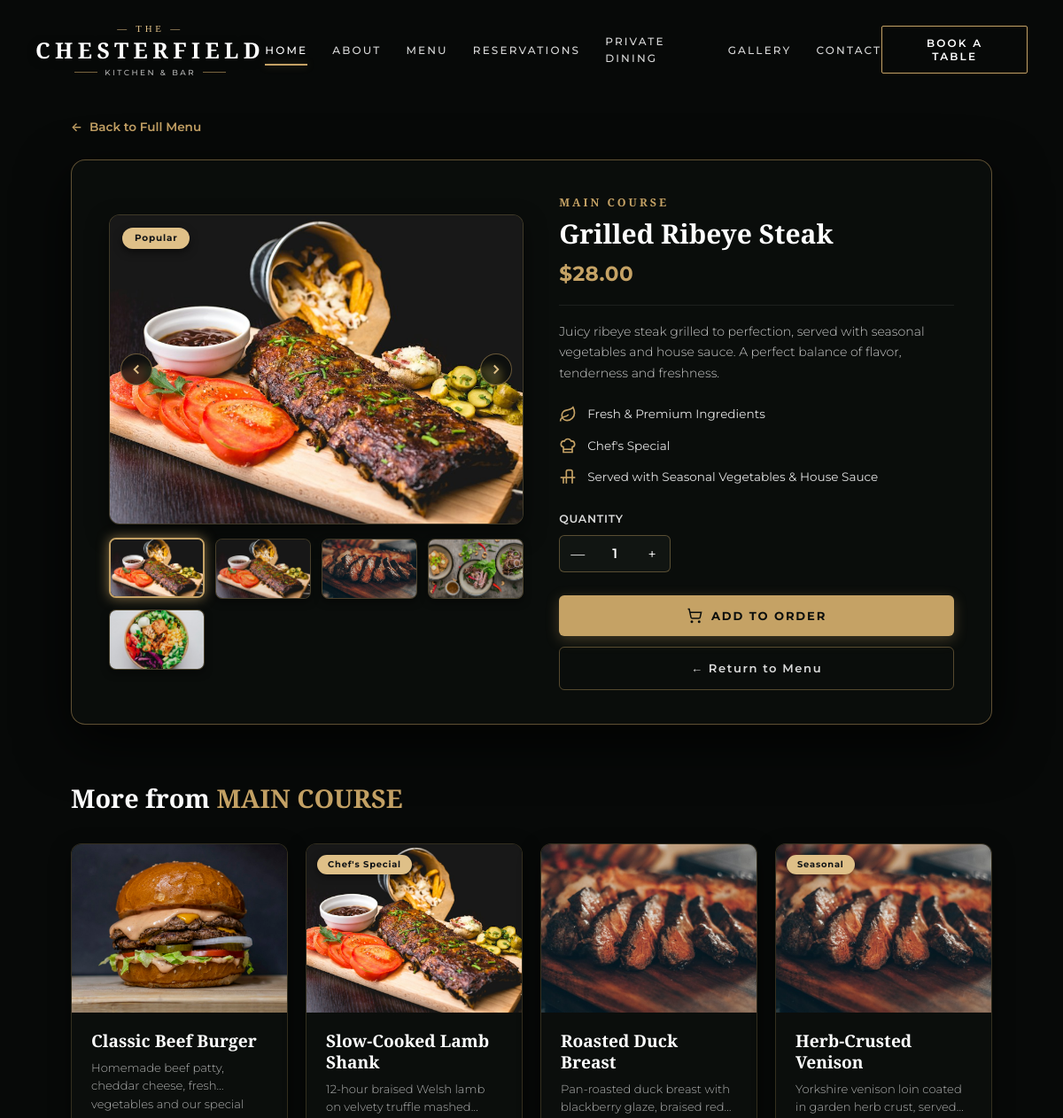
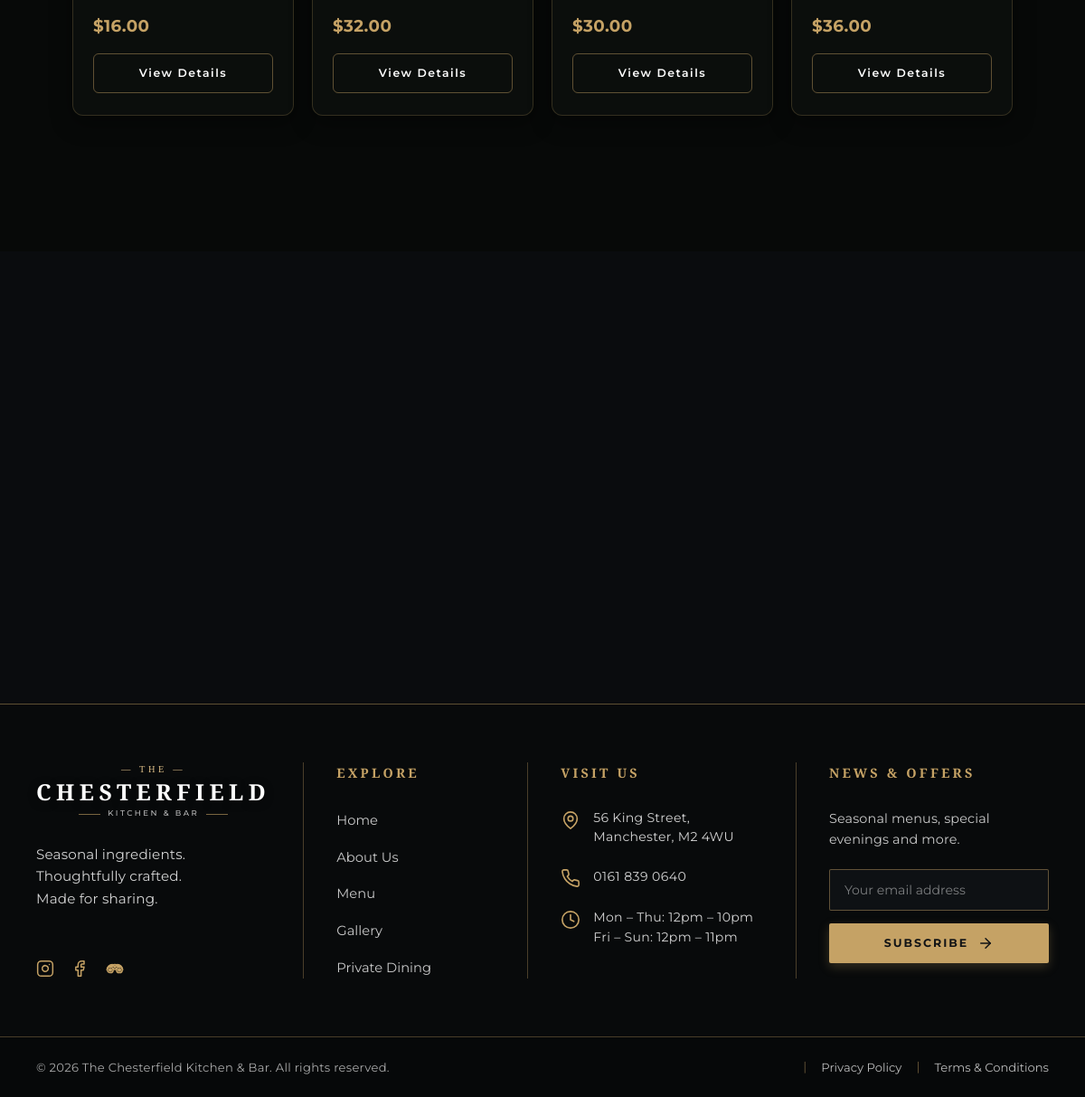
The app's page /menu/details/1/ with its own data (2 pictures, top to bottom).
### menu/models.py (models this page shows, shortened)
class MenuItem(models.Model):
    BADGE_CHOICES = [
        ('', 'No Badge'),
        ('Popular', 'Popular'),
        ('New', 'New'),
        ("Chef's Special", "Chef's Special"),
        ('Premium', 'Premium'),
        ('Signature', 'Signature'),
        ('Seasonal', 'Seasonal'),
        ('Cellar Selection', 'Cellar Selection'),
    ]
    name = models.CharField(max_length=200)
    category = models.ForeignKey(Category, on_delete=models.CASCADE, related_name='items')
    price = models.DecimalField(max_digits=6, decimal_places=2, help_text="Price in USD (e.g. 28.00)")
    description = models.TextField(help_text="Detailed description of the dish")
    image = models.ImageField(upload_to='menu_items/', blank=True, null=True, help_text="Upload dish image from admin")
    static_image = models.CharField(max_length=255, blank=True, null=True, help_text="Internal static path fallback (e.g. menu/media/ribeye_steak.jpg)")
    badge = models.CharField(max_length=50, choices=BADGE_CHOICES, blank=True, default='', help_text="Optional highlight badge")
    feature_1 = models.CharField(max_length=200, default="Fresh & Premium Ingredients")
    feature_2 = models.CharField(max_length=200, default="Chef's Special")
    feature_3 = models.CharField(max_length=200, default="Served with Seasonal Vegetables & House Sauce")
    is_available = models.BooleanField(default=True, help_text="Uncheck to temporarily hide from menu")
    created_at = models.DateTimeField(auto_now_add=True)
    updated_at = models.DateTimeField(auto_now=True)
    class Meta:
        ordering = ['category', 'id']
    @property
    def formatted_price(self):
        return f"${self.price:.2f}"
    def get_image_url(self):
        if self.image:
            return self.image.url
        if self.static_image:
            return f"/static/{self.static_image}"
        return "/static/menu/media/ribeye_steak.jpg"

class MenuItemGallery(models.Model):
    menu_item = models.ForeignKey(MenuItem, on_delete=models.CASCADE, related_name='gallery_images')
    image = models.ImageField(upload_to='menu_gallery/', blank=True, null=True)
    static_image = models.CharField(max_length=255, blank=True, null=True)
    caption = models.CharField(max_length=150, blank=True)
    order = models.PositiveIntegerField(default=0)
    class Meta:
        verbose_name_plural = "Menu Item Gallery Images"
        ordering = ['order', 'id']
    def get_image_url(self):
        if self.image:
            return self.image.url
        if self.static_image:
            return f"/static/{self.static_image}"
        return self.menu_item.get_image_url()

class Category(models.Model):
    name = models.CharField(max_length=100, unique=True)
    slug = models.SlugField(max_length=100, unique=True, help_text="URL slug used for category tab filtering")
    order = models.PositiveIntegerField(default=0, help_text="Display order in tabs")
    class Meta:
        verbose_name_plural = "Categories"
        ordering = ['order', 'name']

### menu/views.py (the view)
# urls.py: path('details/', views.menu_details, name='menu_details_default'),
def menu_details(request, item_id=None):
    if item_id:
        item = get_object_or_404(MenuItem, id=item_id, is_available=True)
    else:
        item = MenuItem.objects.filter(is_available=True).first()
        if not item:
            item = MenuItem.objects.first()
    related_items = []
    if item:
        related_items = MenuItem.objects.filter(
            category=item.category,
            is_available=True
        ).exclude(id=item.id)[:4]
    return render(request, 'menu/menu_details.html', {
        'item': item,
        'related_items': related_items,
    })

### menu/templates/menu/menu_details.html (shortened to what this page needs)
{% extends 'base.html' %}
{% load static %}
{% block extra_css %}
<link rel="stylesheet" href="{% static 'menu/css/menu.css' %}">
<link rel="stylesheet" href="{% static 'menu/css/menu_details.css' %}">
{% endblock extra_css %}
{% block content %}
<section class="details-page-section">
    <div class="details-page-container">
        <div class="details-breadcrumb">
            <a href="{% url 'menu:menu_list' %}" class="back-link">
                <span class="back-arrow">←</span>
                <span>Back to Full Menu</span>
            </a>
        </div>
        <div class="menu-details-card standalone-card">
            <div class="details-modal-grid">
                <div class="modal-gallery-col">
                    <div class="modal-main-img-wrap">
                        {% if item.badge %}
                        <span class="modal-popular-badge {{ item.badge|slugify }}">{{ item.badge }}</span>
                        {% endif %}
                        <button class="gallery-nav-btn prev-btn" id="pageGalleryPrev" aria-label="Previous image">
                            <svg width="18" height="18" viewBox="0 0 24 24" fill="none" stroke="currentColor" stroke-width="2.5">
                                <polyline points="15 18 9 12 15 6"></polyline>
                            </svg>
                        </button>
                        <img
                            src="{{ item.get_image_url }}"
                            alt="{{ item.name }}"
                            class="modal-main-img"
                            id="pageMainImg"
                        >
                        <button class="gallery-nav-btn next-btn" id="pageGalleryNext" aria-label="Next image">
                            <svg width="18" height="18" viewBox="0 0 24 24" fill="none" stroke="currentColor" stroke-width="2.5">
                                <polyline points="9 18 15 12 9 6"></polyline>
                            </svg>
                        </button>
                    </div>
                    <div class="modal-thumbs-row" id="pageThumbsRow">
                        {% for thumb in item.gallery_images.all %}
                        <button class="thumb-btn {% if forloop.first %}active{% endif %}" data-img="{{ thumb.get_image_url }}">
                            <img src="{{ thumb.get_image_url }}" alt="Gallery thumbnail {{ forloop.counter }}">
                        </button>
                        {% empty %}
                        <button class="thumb-btn active" data-img="{{ item.get_image_url }}">
                            <img src="{{ item.get_image_url }}" alt="{{ item.name }}">
                        </button>
                        {% endfor %}
                    </div>
                </div>
                <div class="modal-info-col">
                    <span class="modal-category">{{ item.category.name|upper }}</span>
                    <h1 class="modal-title">{{ item.name }}</h1>
                    <div class="modal-price">{{ item.formatted_price }}</div>
                    <div class="modal-divider"></div>
                    <p class="modal-desc">{{ item.description }}</p>
                    <div class="modal-features-list">
                        {% if item.feature_1 %}
                        <div class="modal-feature-item">
                            <span class="m-icon">
                                <svg width="20" height="20" viewBox="0 0 24 24" fill="none" stroke="currentColor" stroke-width="2">
                                    <path d="M11 20A7 7 0 0 1 9.8 6.1C15.5 5 17 4.48 19 2c1 2 2 4.18 2 8 0 5.5-4.78 10-10 10Z"></path>
                                    <path d="M2 21c0-3 1.85-5.36 5.08-6C9.5 14.52 12 13 13 12"></path>
                                </svg>
                            </span>
                            <span class="m-feature-text">{{ item.feature_1 }}</span>
                        </div>
                        {% endif %}
                        {% if item.feature_2 %}
                        <div class="modal-feature-item">
                            <span class="m-icon">
                                <svg width="20" height="20" viewBox="0 0 24 24" fill="none" stroke="currentColor" stroke-width="2">
                                    <path d="M6 13.87A4 4 0 0 1 7.41 6a5.11 5.11 0 0 1 1.05-1.54 5 5 0 0 1 7.08 0A5.11 5.11 0 0 1 16.59 6 4 4 0 0 1 18 13.87V21H6Z"></path>
                                    <line x1="6" y1="17" x2="18" y2="17"></line>
                                </svg>
                            </span>
                            <span class="m-feature-text">{{ item.feature_2 }}</span>
                        </div>
                        {% endif %}
                        {% if item.feature_3 %}
                        <div class="modal-feature-item">
                            <span class="m-icon">
                                <svg width="20" height="20" viewBox="0 0 24 24" fill="none" stroke="currentColor" stroke-width="2">
                                    <line x1="2" y1="12" x2="22" y2="12"></line>
                                    <path d="M18 20V4a2 2 0 0 0-2-2h-4a2 2 0 0 0-2 2v16"></path>
                                    <path d="M6 20V12"></path>
                                </svg>
                            </span>
                            <span class="m-feature-text">{{ item.feature_3 }}</span>
                        </div>
                        {% endif %}
                    </div>
                    <div class="modal-quantity-section">
                        <span class="qty-label">Quantity</span>
                        <div class="qty-counter-box">
                            <button type="button" class="qty-btn" id="pageQtyMinus" aria-label="Decrease quantity">—</button>
                            <span class="qty-number" id="pageQtyVal">1</span>
                            <button type="button" class="qty-btn" id="pageQtyPlus" aria-label="Increase quantity">+</button>
                        </div>
                    </div>
                    <div class="modal-actions-group">
                        <button type="button" class="btn-solid-gold-modal" id="pageOrderBtn">
                            <svg width="18" height="18" viewBox="0 0 24 24" fill="none" stroke="currentColor" stroke-width="2">
                                <circle cx="8" cy="21" r="1"></circle>
                                <circle cx="19" cy="21" r="1"></circle>
                                <path d="M2.05 2.05h2l2.66 12.42a2 2 0 0 0 2 1.58h9.78a2 2 0 0 0 1.95-1.57l1.65-7.43H5.12"></path>
                            </svg>
                            <span>Add to Order</span>
                        </button>
                        <a href="{% url 'menu:menu_list' %}" class="btn-outline-modal-close">
                            <span>← Return to Menu</span>
                        </a>
                    </div>
                </div>
            </div>
        </div>
        {% if related_items %}
        <div class="related-dishes-section">
            <h2 class="related-title">More from <span class="gold-text">{{ item.category.name|upper }}</span></h2>
            <div class="menu-grid related-grid">
                {% for rel in related_items %}
                <article class="food-card">
                    <div class="food-card-media">
                        {% if rel.badge %}
                        <span class="food-badge {{ rel.badge|slugify }}">{{ rel.badge }}</span>
                        {% endif %}
                        <img src="{{ rel.get_image_url }}" alt="{{ rel.name }}" class="food-img" loading="lazy">
                    </div>
                    <div class="food-card-body">
                        <h3 class="food-title">{{ rel.name }}</h3>
                        <p class="food-desc">{{ rel.description }}</p>
                        <div class="food-price">{{ rel.formatted_price }}</div>
                        <a href="{% url 'menu:menu_details' rel.id %}" class="btn-view-details">
                            <span>View Details</span>
                        </a>
                    </div>
                </article>
                {% endfor %}
            </div>
        </div>
        {% endif %}
    </div>
</section>
{% endblock content %}

### static/css/base.css (style rules this page uses)
:root { --gold-primary: #C5A265; --gold-light: #DFC088; --gold-dark: #9E7D43; --gold-glow: rgba(197, 162, 101, 0.35); --bg-dark: #0A0C0E; --bg-bar: #080B09; --bg-card: #121417; --text-white: #FFFFFF; --text-cream: #F5EFEB; --text-body: rgba(255, 255, 255, 0.78); --text-muted: rgba(255, 255, 255, 0.55); --border-gold: rgba(197, 162, 101, 0.35); --border-subtle: rgba(255, 255, 255, 0.12); --font-serif: 'Playfair Display', Georgia, serif; --font-cinzel: 'Cinzel', serif; --font-script: 'Alex Brush', cursive; --font-sans: 'Montserrat', -apple-system, BlinkMacSystemFont, "Segoe UI", Roboto, sans-serif; --transition-smooth: all 0.3s cubic-bezier(0.25, 0.8, 0.25, 1); --shadow-gold: 0 6px 20px rgba(197, 162, 101, 0.25); --radius-sm: 2px; --radius-md: 4px; }
*, *::before, *::after { margin: 0; padding: 0; box-sizing: border-box; }
html { scroll-behavior: smooth; font-size: 16px; -webkit-font-smoothing: antialiased; -moz-osx-font-smoothing: grayscale; }
body { background-color: var(--bg-dark); color: var(--text-white); font-family: var(--font-sans); line-height: 1.6; overflow-x: hidden; }
a { color: inherit; text-decoration: none; }
button { font-family: inherit; border: none; background: none; cursor: pointer; }

### menu/static/menu/css/menu.css (style rules this page uses)
.menu-grid { display: grid; grid-template-columns: repeat(4, 1fr); gap: 24px; margin-bottom: 60px; }
.food-card { background-color: #0B0E0C; border: 1px solid rgba(197, 162, 101, 0.22); border-radius: 12px; overflow: hidden; display: flex; flex-direction: column; transition: all 0.35s cubic-bezier(0.25, 0.8, 0.25, 1); box-shadow: 0 8px 24px rgba(0, 0, 0, 0.4); opacity: 1; transform: scale(1); }
.food-card-media { position: relative; width: 100%; height: 190px; overflow: hidden; background-color: #121614; }
.food-img { width: 100%; height: 100%; object-fit: cover; transition: transform 0.5s ease; display: block; }
.food-badge { position: absolute; top: 12px; left: 12px; font-family: 'Montserrat', sans-serif; font-size: 0.62rem; font-weight: 700; letter-spacing: 0.08em; text-transform: capitalize; padding: 3px 12px; border-radius: 20px; z-index: 2; box-shadow: 0 2px 8px rgba(0, 0, 0, 0.5); background: #DFC088; color: #111417; }
.food-badge.chefs-special, .food-badge.popular { background: #DFC088; color: #111417; }
.food-card-body { padding: 20px 22px 24px 22px; display: flex; flex-direction: column; flex: 1; }
.food-title { font-family: 'Playfair Display', serif; font-size: 1.20rem; font-weight: 600; color: #FFFFFF; margin: 0 0 8px 0; line-height: 1.25; }
.food-desc { font-family: 'Montserrat', sans-serif; font-size: 0.82rem; font-weight: 300; color: rgba(255, 255, 255, 0.68); line-height: 1.55; margin: 0 0 16px 0; flex: 1; display: -webkit-box; -webkit-line-clamp: 2; -webkit-box-orient: vertical; overflow: hidden; }
.food-price { font-family: 'Montserrat', sans-serif; font-size: 1.15rem; font-weight: 700; color: #C5A265; margin-bottom: 16px; letter-spacing: 0.02em; }
.btn-view-details { width: 100%; padding: 11px 16px; background: transparent; border: 1px solid rgba(197, 162, 101, 0.45); border-radius: 6px; color: #FFFFFF; font-family: 'Montserrat', sans-serif; font-size: 0.78rem; font-weight: 600; letter-spacing: 0.12em; cursor: pointer; display: flex; align-items: center; justify-content: center; gap: 8px; transition: all 0.25s ease; text-decoration: none; box-sizing: border-box; }
@media (max-width: 1200px) { .menu-grid { grid-template-columns: repeat(3, 1fr); gap: 20px; } }

### records on screen
MenuItem: badge "Popular", get_image_url (picture), category.name "MAIN COURSE", name "Grilled Ribeye Steak", formatted_price "$28.00", description "Juicy ribeye steak grilled to perfection, served with seasonal vegetables and house sauce. A perfect balance of flavor, tenderness and freshness.", feature_1 "Fresh & Premium Ingredients", feature_2 "Chef's Special", feature_3 "Served with Seasonal Vegetables & House Sauce"
MenuItemGallery: get_image_url (picture)
MenuItemGallery: get_image_url (picture)
MenuItemGallery: get_image_url (picture)
MenuItemGallery: get_image_url (picture)
MenuItemGallery: get_image_url (picture)
MenuItem: get_image_url (picture), name "Classic Beef Burger", description "Homemade beef patty, cheddar cheese, fresh vegetables and our…", formatted_price "$16.00"
MenuItem: badge "Chef's Special", get_image_url (picture), name "Slow-Cooked Lamb Shank", description "12-hour braised Welsh lamb on velvety truffle…", formatted_price "$32.00"
MenuItem: get_image_url (picture), name "Roasted Duck Breast", description "Pan-roasted duck breast with blackberry glaze, braised…", formatted_price "$30.00"
MenuItem: badge "Seasonal", get_image_url (picture), name "Herb-Crusted Venison", description "Yorkshire venison loin coated in garden herb crust,…", formatted_price "$36.00"
